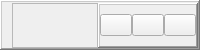
     <widget class="QFrame" name="main_header">
      <property name="enabled">
       <bool>true</bool>
      </property>
      <property name="minimumSize">
       <size>
        <width>0</width>
        <height>30</height>
       </size>
      </property>
      <property name="maximumSize">
       <size>
        <width>16777215</width>
        <height>50</height>
       </size>
      </property>
      <property name="styleSheet">
       <string notr="true"/>
      </property>
      <property name="frameShape">
       <enum>QFrame::WinPanel</enum>
      </property>
      <property name="frameShadow">
       <enum>QFrame::Raised</enum>
      </property>
      <layout class="QHBoxLayout" name="horizontalLayout_2">
       <property name="spacing">
        <number>0</number>
       </property>
       <property name="leftMargin">
        <number>10</number>
       </property>
       <property name="topMargin">
        <number>1</number>
       </property>
       <property name="rightMargin">
        <number>0</number>
       </property>
       <property name="bottomMargin">
        <number>0</number>
       </property>
       <item>
        <widget class="QFrame" name="title_bar_container">
         <property name="maximumSize">
          <size>
           <width>16777215</width>
           <height>50</height>
          </size>
         </property>
         <property name="styleSheet">
          <string notr="true"/>
         </property>
         <property name="frameShape">
          <enum>QFrame::StyledPanel</enum>
         </property>
         <property name="frameShadow">
          <enum>QFrame::Raised</enum>
         </property>
         <widget class="QLabel" name="mentalab_logo">
          <property name="geometry">
           <rect>
            <x>0</x>
            <y>3</y>
            <width>121</width>
            <height>21</height>
           </rect>
          </property>
          <property name="maximumSize">
           <size>
            <width>16777215</width>
            <height>50</height>
           </size>
          </property>
          <property name="text">
           <string/>
          </property>
          <property name="pixmap">
           <pixmap resource="../../app_resources.qrc">:/image/images/MentalabLogo_full.png</pixmap>
          </property>
          <property name="scaledContents">
           <bool>true</bool>
          </property>
          <property name="wordWrap">
           <bool>true</bool>
          </property>
          <property name="openExternalLinks">
           <bool>false</bool>
          </property>
         </widget>
        </widget>
       </item>
       <item>
        <widget class="QFrame" name="top_right_btns">
         <property name="maximumSize">
          <size>
           <width>100</width>
           <height>16777215</height>
          </size>
         </property>
         <property name="styleSheet">
          <string notr="true"/>
         </property>
         <property name="frameShape">
          <enum>QFrame::WinPanel</enum>
         </property>
         <property name="frameShadow">
          <enum>QFrame::Raised</enum>
         </property>
         <layout class="QHBoxLayout" name="horizontalLayout_3">
          <property name="spacing">
           <number>0</number>
          </property>
          <property name="leftMargin">
           <number>0</number>
          </property>
          <property name="topMargin">
           <number>0</number>
          </property>
          <property name="rightMargin">
           <number>0</number>
          </property>
          <property name="bottomMargin">
           <number>0</number>
          </property>
          <item>
           <widget class="QPushButton" name="btn_minimize">
            <property name="cursor">
             <cursorShape>PointingHandCursor</cursorShape>
            </property>
            <property name="styleSheet">
             <string notr="true"/>
            </property>
            <property name="text">
             <string/>
            </property>
            <property name="icon">
             <iconset resource="../../app_resources.qrc">
              <normaloff>:/icons/icons/cil-window-minimize.png</normaloff>:/icons/icons/cil-window-minimize.png</iconset>
            </property>
            <property name="iconSize">
             <size>
              <width>16</width>
              <height>16</height>
             </size>
            </property>
           </widget>
          </item>
          <item>
           <widget class="QPushButton" name="btn_restore">
            <property name="cursor">
             <cursorShape>PointingHandCursor</cursorShape>
            </property>
            <property name="styleSheet">
             <string notr="true"/>
            </property>
            <property name="text">
             <string/>
            </property>
            <property name="icon">
             <iconset resource="../../app_resources.qrc">
              <normaloff>:/icons/icons/cil-window-maximize.png</normaloff>:/icons/icons/cil-window-maximize.png</iconset>
            </property>
            <property name="iconSize">
             <size>
              <width>16</width>
              <height>16</height>
             </size>
            </property>
           </widget>
          </item>
          <item>
           <widget class="QPushButton" name="btn_close">
            <property name="cursor">
             <cursorShape>PointingHandCursor</cursorShape>
            </property>
            <property name="styleSheet">
             <string notr="true"/>
            </property>
            <property name="text">
             <string/>
            </property>
            <property name="icon">
             <iconset resource="../../app_resources.qrc">
              <normaloff>:/icons/icons/cil-x.png</normaloff>:/icons/icons/cil-x.png</iconset>
            </property>
            <property name="iconSize">
             <size>
              <width>16</width>
              <height>16</height>
             </size>
            </property>
           </widget>
          </item>
         </layout>
        </widget>
       </item>
      </layout>
     </widget>
